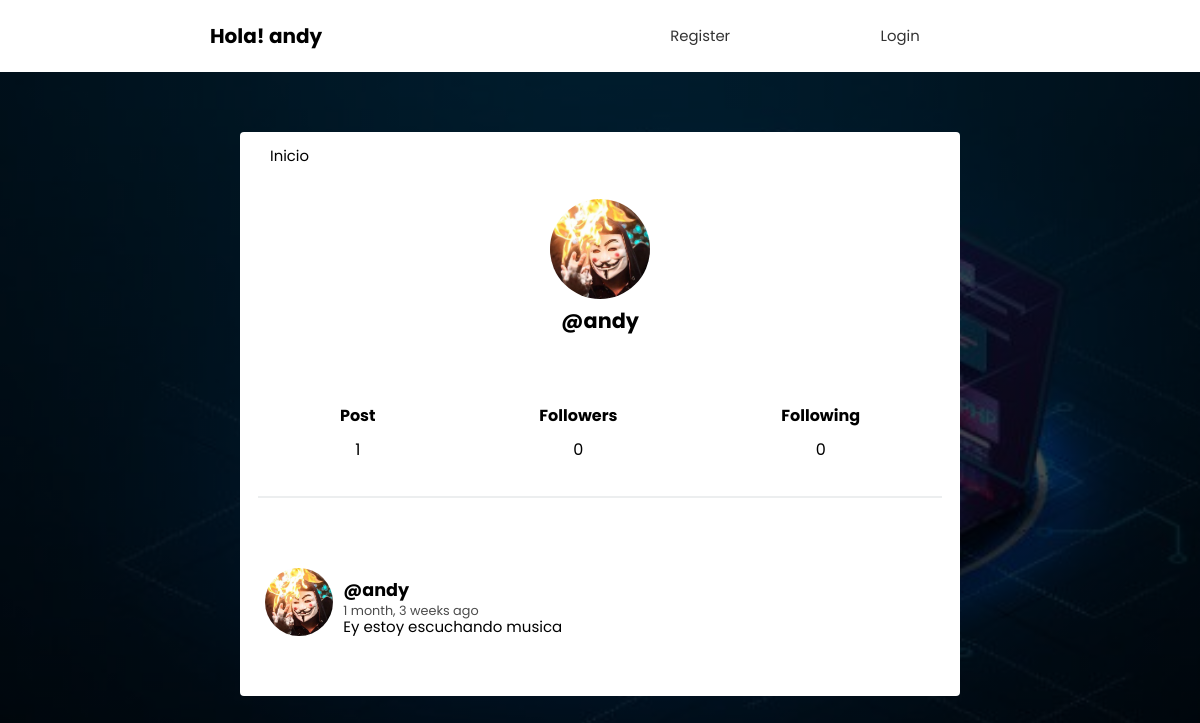
Screenshot of /profile/andy/ with the database file from the repository.
### socialAPP/models.py (models this page shows, shortened)
class Profile(models.Model):
	user = models.OneToOneField(User, on_delete=models.CASCADE)
	image = models.ImageField(default='batman.png')
	def following(self):
		user_ids = Relationship.objects.filter(from_user=self.user)\
								.values_list('to_user_id', flat=True)
		return User.objects.filter(id__in=user_ids)
	def followers(self):
		user_ids = Relationship.objects.filter(to_user=self.user)\
								.values_list('from_user_id', flat=True)
		return User.objects.filter(id__in=user_ids)

class Post(models.Model):
	user = models.ForeignKey(User, on_delete=models.CASCADE, related_name='posts')
	timestamp = models.DateTimeField(default=timezone.now)
	content = models.TextField()
	class Meta:
		ordering = ['-timestamp']

### socialAPP/views.py (the view)
# urls.py: path('profile/', views.profile, name='profile'),
def profile(request, username=None):
	current_user = request.user
	if username and username != current_user.username:
		user = User.objects.get(username=username)
		posts = user.posts.all()
	else:
		posts = current_user.posts.all()
		user = current_user
	return render(request, 'profile.html', {'user':user, 'posts':posts})

### socialAPP/templates/profile.html (shortened to what this page needs)
{% extends 'feed.html' %}
{% block content %}
<div class="profile">
	<img alt="" src="{{ user.profile.image.url }}">
	<h2>@{{ user.username }}</h2>
</div>
<div class="follow">
	<div>
		<h5>Post</h5>
		<p>{{ user.posts.count }}</p>
	</div>
	<div>
		<h5>Followers</h5>
		<p>{{ user.profile.followers.count }}</p>
	</div>
	<div>
		<h5>Following</h5>
		<p>{{ user.profile.following.count }}</p>
	</div>
</div>
{{ block.super }}
{% endblock %}

### socialAPP/templates/feed.html (shortened to what this page needs)
{% extends 'layout.html' %}
{% load humanize %}
{% block content %}
{% for post in posts %}
<article>
    <div class="container-article">
        <img alt="" src="{{ post.user.profile.image.url }}">
        <div>
            <h2 class="username"><a href="{% url 'profile' post.user.username %}">@{{ post.user.username }}</a></h2>
            <time data-time="#">{{ post.timestamp|naturaltime }}</time>
            <div class="post">{{ post.content }}</div>
        </div>
    </div>
</article>
{% endfor %}
{% endblock %}

### socialAPP/templates/layout.html (shortened to what this page needs)
{% load static %}
<!DOCTYPE html>
<html>
<head>
	<link rel="stylesheet" type="text/css" href="{% static 'normalize.css' %}">
	<link rel="stylesheet" type="text/css" href="{% static 'stylee.css' %}">
</head>
<body>
	<header class="main-head">
		<nav class="main">
			<h1 id="logo">Hola! {{ user.username }}</h1>
			<ul>
				{% if request.user.is_authenticated %}
				<li><a href="{% url 'search_posts' %}">Keywords</a></li>
				<li><a href="{% url 'index' %}">Index</a></li>
				<li><a href="{% url 'profile' %}">Profile</a></li>
				<li>
					<form action="/logout/" method="POST">
						{% csrf_token %}
						<button type="submit">Logout</button>
					</form>
					</li>
				{% else %}
				<li><a href="{% url 'register' %}">Register</a></li>
				<li><a href="{% url 'login' %}">Login</a></li>
				{% endif %}
			</ul>
		</nav>
	</header>
	<div class="main">
		<nav class="second-nav">
			<a class="feed" href="{% url 'feed' %}">Inicio</a>
		</nav>
		{% block content %}
		{% endblock content %}
	</div>
</body>
</html>

### socialAPP/templates/static/stylee.css (style rules this page uses)
body { font-size: 62.5%; font-family: 'Poppins', serif; background-image: linear-gradient( rgba(0,0,0,0.7), rgba(0,0,0,0.7)), url(../static/images/background1.jpg); background-position: center center; background-repeat: no-repeat; background-size: cover; background-attachment: fixed; position: absolute; top: 0; left: 0; width: 100%; height: 100%; z-index: -1; }
h2 { padding-top: -30px; }
h5 { font-size: 1rem; margin-bottom: 0; }
p { font-size: 1rem; }
img { object-fit: cover; }
ul { list-style-type: none; margin: 0; padding: 0; }
ul li { display: inline-block; margin-right: 10px; }
ul li:last-child { margin-right: 0; }
ul li a { text-decoration: none; color: #333; }
.main-head { background: white; color: black; }
nav.main { min-height: 7vh; display: flex; width: 65%; margin: auto; align-items: center; padding: 0.5rem; }
nav.main ul { display: flex; flex: 1 1 40rem; justify-content: space-around; align-items: center; list-style: none; }
#logo { flex: 2 1 40rem; }
a { font-size: .93rem; text-decoration: none; color: black; }
.main { background: white; width: 60%; margin: 5% auto; border-radius: 4px; padding-bottom: 20px; }
.second-nav { display: flex; padding: 15px 30px; }
.second-nav .feed { flex: 1 1 30px; }
article { width: 93%; margin: auto; padding: 40px 0; border-bottom: 2px solid #ECEEEF; }
.username { margin-bottom: .2rem; }
.username a { font-size: 1.1rem; }
.container-article { display: flex; }
.container-article img { height: 68px; width: 68px; margin-right: 10px; border-radius: 50%; }
article:last-child { border-bottom: 0; }
time { font-size: .8rem; opacity: .7; }
.post { font-size: .94rem; }
.profile { display: flex; align-items: center; flex-direction: column; }
.profile img { height: 100px; width: 100px; margin-right: 10px; border-radius: 50%; margin: 20px; }
.profile h2 { margin-top: -10px; font-size: 1.3rem; }
.follow { display: flex; width: 95%; justify-content: space-around; margin: 30px auto; text-align: center; border-bottom: 2px solid #ECEEEF; padding-bottom: 20px; }

### rows the page displays
Post: user.profile.image (picture), user.username "andy", timestamp "1 month, 3 weeks ago", content "Ey estoy escuchando musica"

### other values shown
{{ user.username }} "andy"
{{ user.posts.count }} "1"
{{ user.profile.followers.count }} "0"
{{ user.profile.following.count }} "0"
